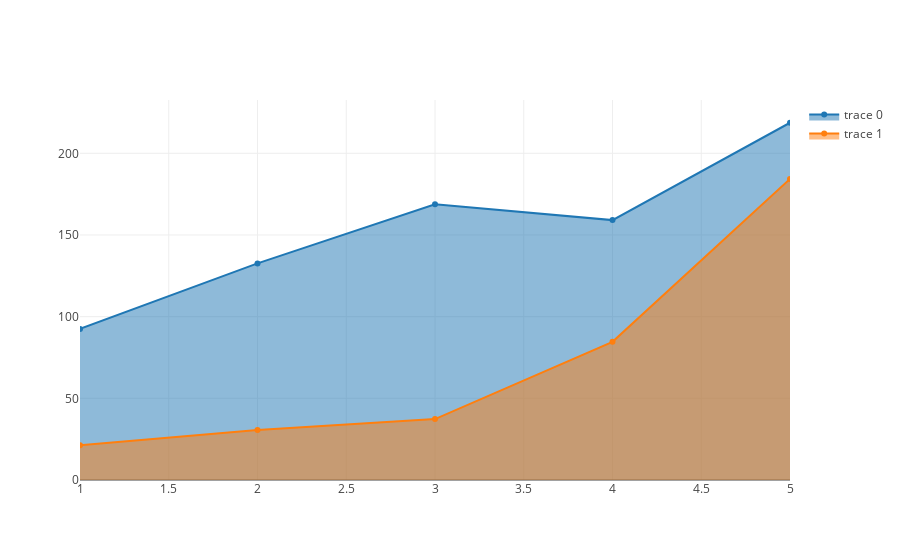

Notebook code cell kept with this figure:
### Code cell
pyo.iplot(data)

### Figure 1 — Plotly figure (JSON) as saved in the notebook; plotly's stock layout.template omitted (floating-point values rounded to 4 significant figures)
{"data": [{"fill": "tozeroy", "type": "scatter", "uid": "2bfec5e5-2bda-4878-a215-5d0235e1b617", "x": [1, 2, 3, 4, 5], "y": [92.5, 132.6, 168.8, 159.1, 218.7]}, {"fill": "tozeroy", "type": "scatter", "uid": "c3399bf4-f412-4170-a61d-5e02872966e3", "x": [1, 2, 3, 4, 5], "y": [21.2, 30.6, 37.3, 84.6, 184.3]}], "layout": {}}
